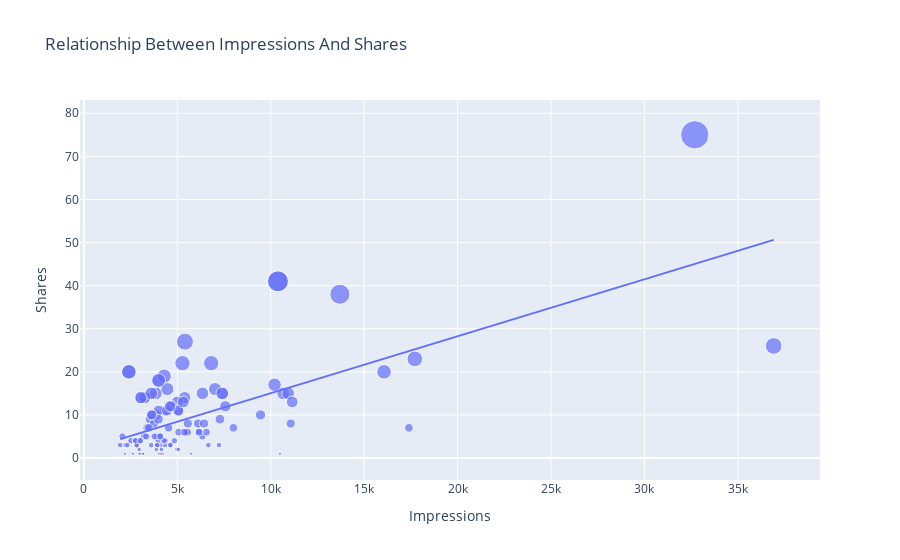

The cell this chart's notebook holds for it:
### Code cell
figure = px.scatter(data_frame= instagramData, x = "Impressions", y = "Shares",size="Shares", trendline="ols", title="Relationship Between Impressions And Shares")
figure.show()
